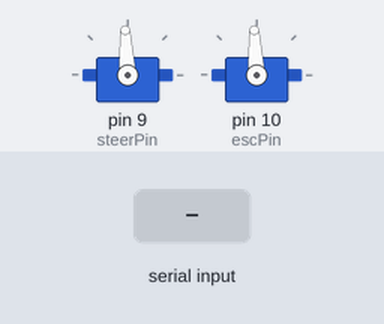
This sketch was run on a simulated Arduino Uno, built with avr-gcc and run on an emulated ATmega328P. Parts: 2 × servo. Inputs (shaded band) come from the test bench.

Above: at 1.2 s.
1.3 s: "e90\n" received over Serial
At 1.7 s:
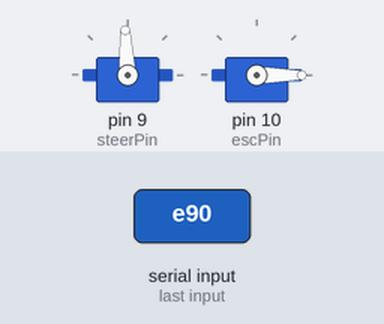
At 2.7 s:
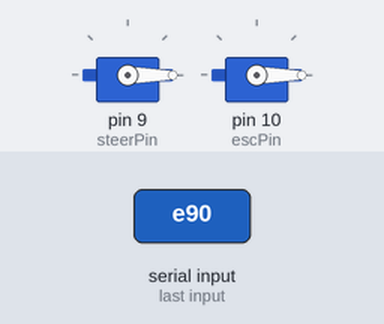
4.3 s: "90,45\n" received over Serial
At 5.2 s:
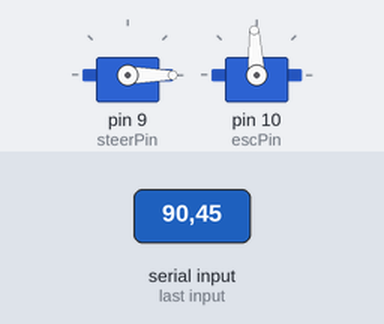
Timing chart, 0 to 7.3 s (numbered marks = the images above; inputs shaded):
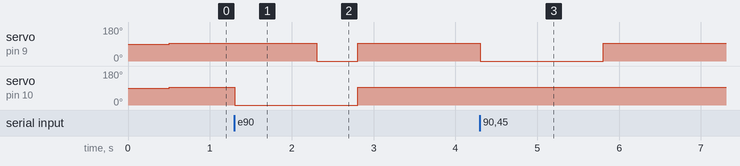

The sketch:

slave.ino
```cpp
#include <Servo.h>

Servo steer;
Servo esc;

int steerPin = 9;//3;
int escPin = 10;//5;

const int danger = 500;
int lastCommand = 0;

void setup(){
  Serial.begin(9600);
  pinMode(steerPin, OUTPUT);
  pinMode(escPin, OUTPUT);

  steer.attach(steerPin);
  esc.attach(escPin);


}

void loop(){
  if(Serial.available()){
    if(Serial.read()=='e'){
      esc.writeMicroseconds(Serial.parseInt());
    }else{
      steer.writeMicroseconds(Serial.parseInt());
    }
    lastCommand = millis();
  }else{
    if((millis()-lastCommand) > danger){
      esc.writeMicroseconds(1500);
      steer.writeMicroseconds(1500);
    }
  }
}
```

Measured:
- after the input at 1.3 s, servo on pin 9 (steerPin): 93° → 0° after 1.0 s, → 93° 0.50 s later; servo on pin 10 (escPin): 93° → 0° at once, → 93° 1.5 s later
- after the input at 4.3 s, servo on pin 9 (steerPin): 93° → 0° at once, → 93° 1.5 s later
